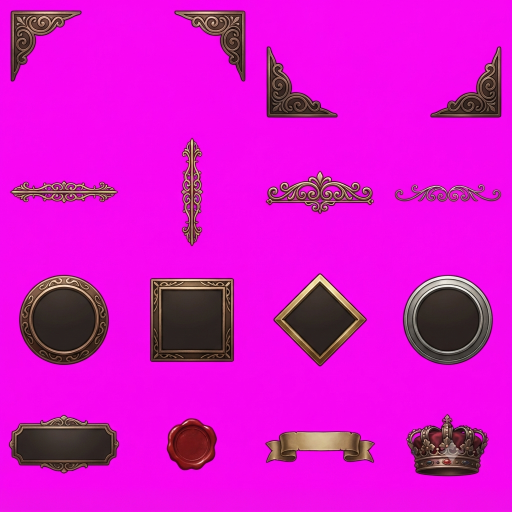
#> input picture assets/portraits/Gemini_Generated_Image_8zkxil8zkxil8zkx.png, 1024 x 1024 px (shown at 1/2 size)
$ python -i build_game_art.py   (imports and definitions only)
#> lines starting #> are read from the running program, lines starting #| are printed output that depends on the picture; after the words box and inside, x2 and y2 are one past the last pixel; in counts of white or black regions, pixels touching at a corner belong together
#> further down, picture is the input picture: PIL image 1024x1024 RGBA; mean R, G, B, A 216.8, 18.8, 205.5, 255
"""Reproducible, visually classified game art extraction. Raw source sheets remain untouched."""
from pathlib import Path
from PIL import Image, ImageChops
import json
root=Path(__file__).resolve().parents[1]
out=root/'assets'/'game-art'
# [1 line not run here, left out]
# [1 line that did not run here, left out]
counts={}
def chroma(im):
    im=im.convert('RGBA')
    r,g,b,a=im.split()
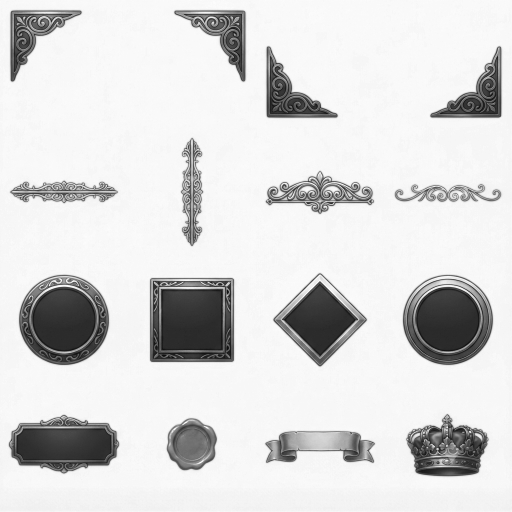
#> r: PIL image 1024x1024 L (shown at 1/2 size); min 9, max 255, mean 216.8
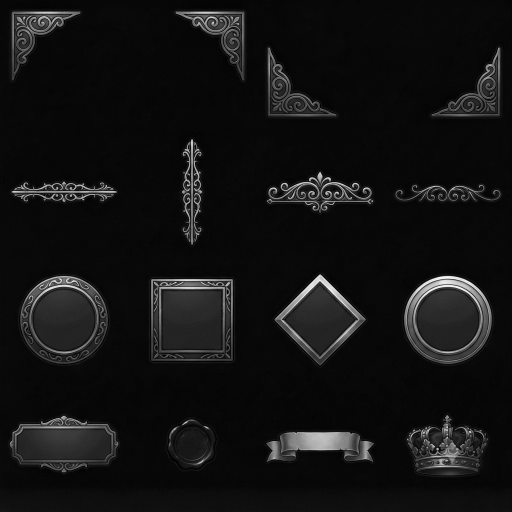
#> g: PIL image 1024x1024 L (shown at 1/2 size); min 0, max 253, mean 18.8
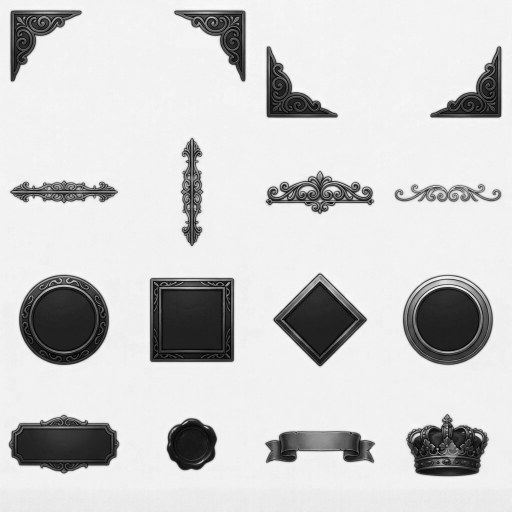
#> b: PIL image 1024x1024 L (shown at 1/2 size); min 0, max 255, mean 205.5
#> a: PIL image 1024x1024 L; every value is 255
    # Only saturated magenta matte, never ordinary purple or red artwork.
    mask=ImageChops.multiply(r.point(lambda x:255 if x>175 else 0),b.point(lambda x:255 if x>165 else 0))
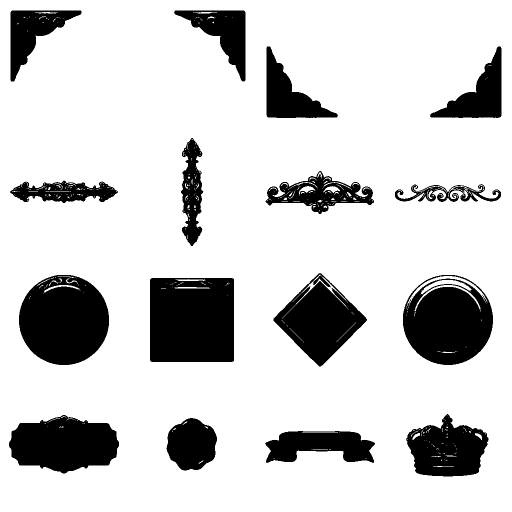
#> mask: PIL image 1024x1024 L (shown at 1/2 size); 81% white; 20 black regions (4 under 20 px), largest, box (x1, y1, x2, y2) and area: (300, 556, 468, 724) 27810, (38, 550, 218, 730) 25058, (806, 550, 986, 730) 23079
    mask=ImageChops.multiply(mask,g.point(lambda x:255 if x<105 else 0))
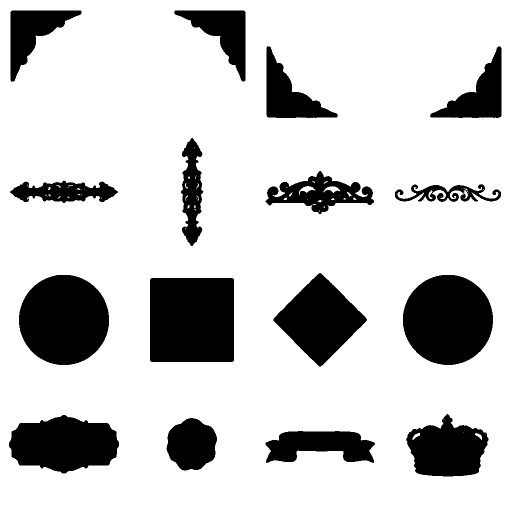
#> mask: PIL image 1024x1024 L (shown at 1/2 size); 80.4% white; 16 black regions, largest, box (x1, y1, x2, y2) and area: (300, 556, 468, 724) 28205, (38, 550, 218, 730) 25556, (806, 550, 986, 730) 25517
    im.putalpha(ImageChops.subtract(a,mask))
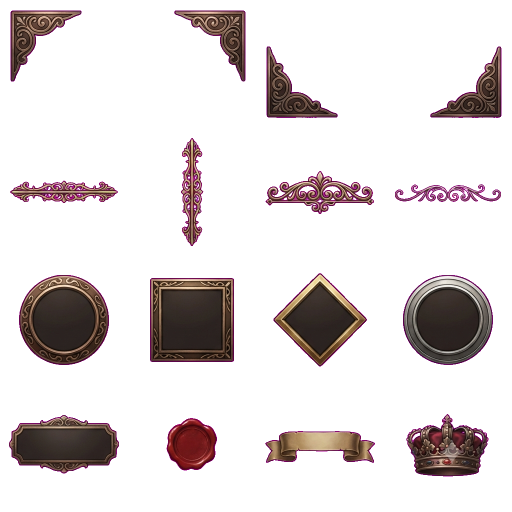
#> im: PIL image 1024x1024 RGBA (shown at 1/2 size); mean R, G, B, A 216.8, 18.8, 205.5, 50.1; transparent parts drawn white
    return im
# [24 lines not run here, left out]

>>> from PIL import Image
>>> picture = Image.open('../assets/portraits/Gemini_Generated_Image_8zkxil8zkxil8zkx.png')
>>> result = chroma(picture)
